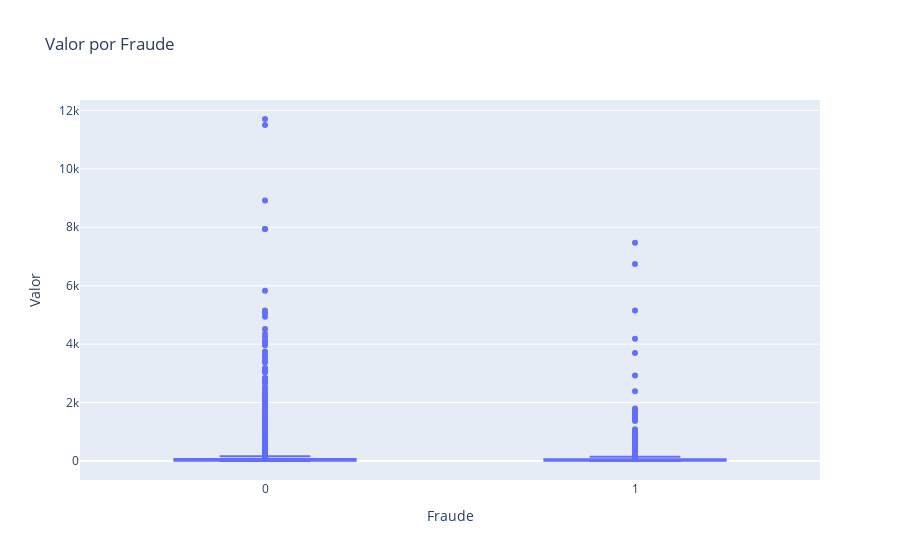
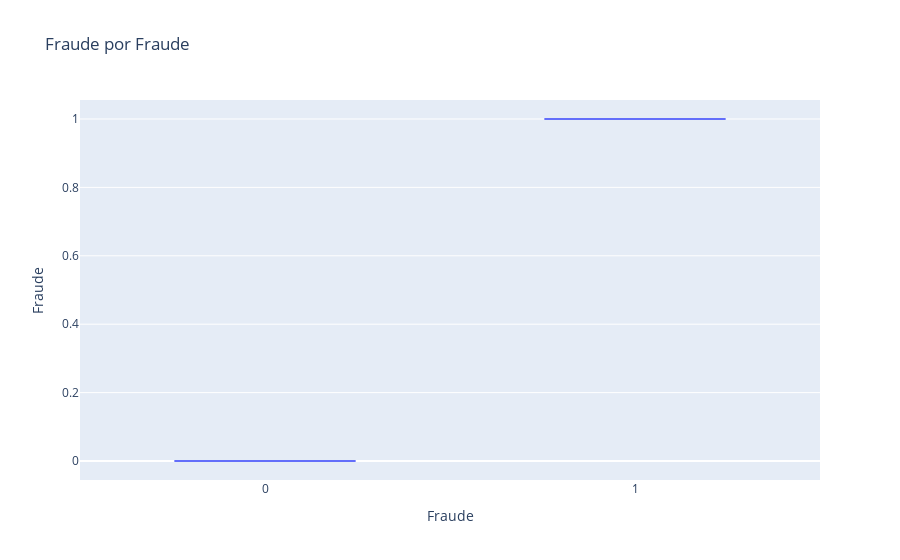
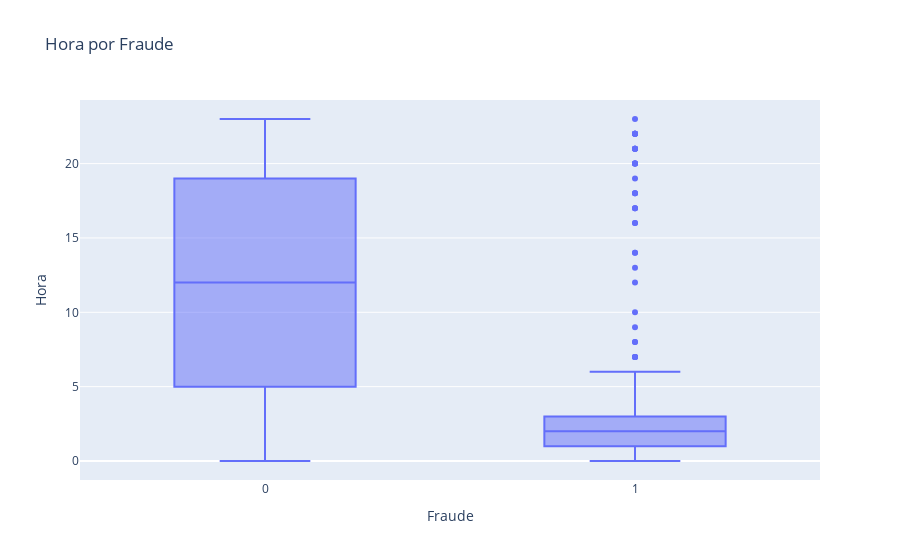
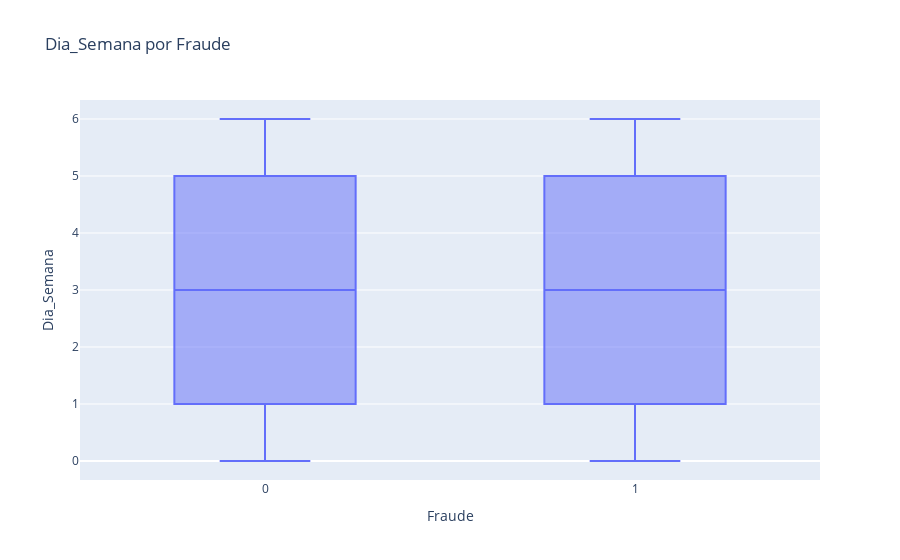

The code cell stored with these charts, in order, in its notebook:
### Markdown cell above
### Boxplot e histograma entre features e target

### Code cell
# Analisando relação entre variáveis explicativas e targets
for col in num_vars:
  fig = px.box(df_transacoes, x=target, y=col, title=f"{col} por {target}")
  fig.show()

for col in cat_vars:
  fig = px.histogram(df_transacoes, x=col, color=target, barmode='group', title=f"{col} por {target}")
  fig.show()

### Figure 1 — Plotly figure (JSON) as saved in the notebook; plotly's stock layout.template omitted (floating-point values rounded to 4 significant figures; data arrays with more than 128 entries replaced by an {"elided": "..."} marker saying what was removed)
{"data": [{"alignmentgroup": "True", "hovertemplate": "Fraude=%{x}<br>Valor=%{y}<extra></extra>", "legendgroup": "", "marker": {"color": "#636efa"}, "name": "", "notched": false, "offsetgroup": "", "orientation": "v", "showlegend": false, "type": "box", "x": {"elided": "10000 int values"}, "x0": " ", "xaxis": "x", "y": {"elided": "10000 float values"}, "y0": " ", "yaxis": "y"}], "layout": {"boxmode": "group", "legend": {"tracegroupgap": 0}, "title": {"text": "Valor por Fraude"}, "xaxis": {"anchor": "y", "domain": [0, 1], "title": {"text": "Fraude"}}, "yaxis": {"anchor": "x", "domain": [0, 1], "title": {"text": "Valor"}}}}

### Figure 2 — Plotly figure (JSON) as saved in the notebook; plotly's stock layout.template omitted (floating-point values rounded to 4 significant figures; data arrays with more than 128 entries replaced by an {"elided": "..."} marker saying what was removed)
{"data": [{"alignmentgroup": "True", "hovertemplate": "Fraude=%{y}<extra></extra>", "legendgroup": "", "marker": {"color": "#636efa"}, "name": "", "notched": false, "offsetgroup": "", "orientation": "v", "showlegend": false, "type": "box", "x": {"elided": "10000 int values"}, "x0": " ", "xaxis": "x", "y": {"elided": "10000 int values"}, "y0": " ", "yaxis": "y"}], "layout": {"boxmode": "group", "legend": {"tracegroupgap": 0}, "title": {"text": "Fraude por Fraude"}, "xaxis": {"anchor": "y", "domain": [0, 1], "title": {"text": "Fraude"}}, "yaxis": {"anchor": "x", "domain": [0, 1], "title": {"text": "Fraude"}}}}

### Figure 3 — Plotly figure (JSON) as saved in the notebook; plotly's stock layout.template omitted (floating-point values rounded to 4 significant figures; data arrays with more than 128 entries replaced by an {"elided": "..."} marker saying what was removed)
{"data": [{"alignmentgroup": "True", "hovertemplate": "Fraude=%{x}<br>Hora=%{y}<extra></extra>", "legendgroup": "", "marker": {"color": "#636efa"}, "name": "", "notched": false, "offsetgroup": "", "orientation": "v", "showlegend": false, "type": "box", "x": {"elided": "10000 int values"}, "x0": " ", "xaxis": "x", "y": {"elided": "10000 int values"}, "y0": " ", "yaxis": "y"}], "layout": {"boxmode": "group", "legend": {"tracegroupgap": 0}, "title": {"text": "Hora por Fraude"}, "xaxis": {"anchor": "y", "domain": [0, 1], "title": {"text": "Fraude"}}, "yaxis": {"anchor": "x", "domain": [0, 1], "title": {"text": "Hora"}}}}

### Figure 4 — Plotly figure (JSON) as saved in the notebook; plotly's stock layout.template omitted (floating-point values rounded to 4 significant figures; data arrays with more than 128 entries replaced by an {"elided": "..."} marker saying what was removed)
{"data": [{"alignmentgroup": "True", "hovertemplate": "Fraude=%{x}<br>Dia_Semana=%{y}<extra></extra>", "legendgroup": "", "marker": {"color": "#636efa"}, "name": "", "notched": false, "offsetgroup": "", "orientation": "v", "showlegend": false, "type": "box", "x": {"elided": "10000 int values"}, "x0": " ", "xaxis": "x", "y": {"elided": "10000 int values"}, "y0": " ", "yaxis": "y"}], "layout": {"boxmode": "group", "legend": {"tracegroupgap": 0}, "title": {"text": "Dia_Semana por Fraude"}, "xaxis": {"anchor": "y", "domain": [0, 1], "title": {"text": "Fraude"}}, "yaxis": {"anchor": "x", "domain": [0, 1], "title": {"text": "Dia_Semana"}}}}
